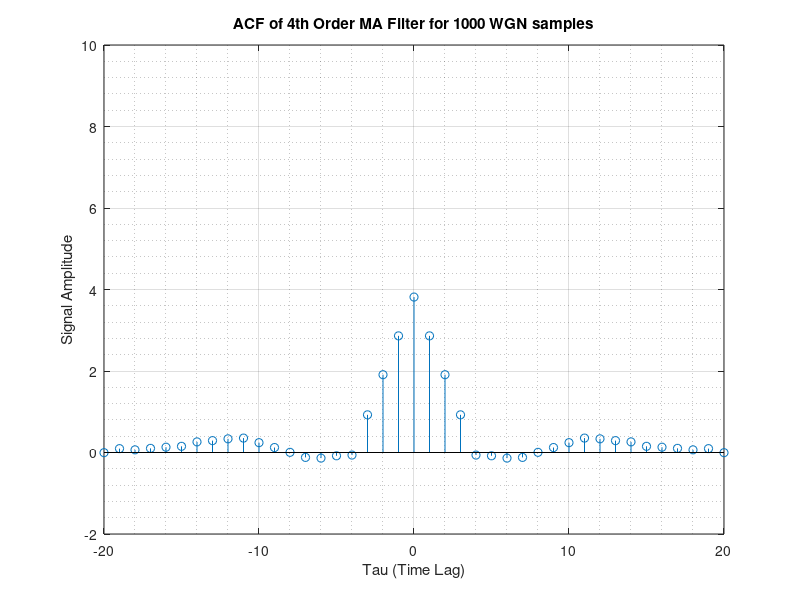

MATLAB code to generate this figure:
clc;
clear;

x = randn(1000,1);
order=4;
y = filter(ones(order,1),[1],x);
acf_est = xcorr(y,'unbiased');

stem([-999:1:999],acf_est); % Plotting the ACF of the filter output.
axis([-20 20 -2 10]);
grid on;
grid minor;
xlabel('Tau (Time Lag)');
ylabel('Signal Amplitude');
title(['ACF of ' num2str(order) 'th Order MA Filter for 1000 WGN samples']);

